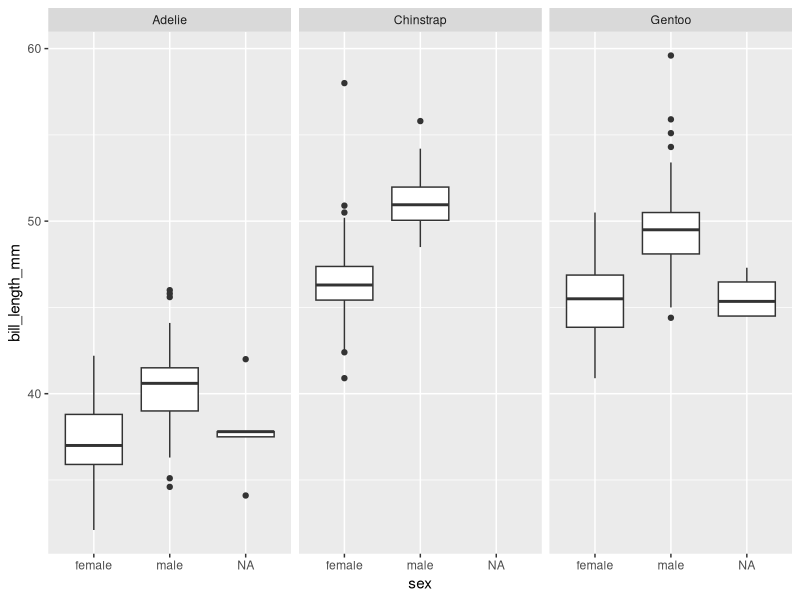

Generate this figure with R:
## ---- chunk 1
knitr::opts_chunk$set(echo = TRUE)
library(palmerpenguins)
library(tidyverse)
## ---- chunk 2
ggplot(data = penguins) + geom_boxplot(aes(x=sex, y=bill_length_mm)) +facet_wrap("species")

